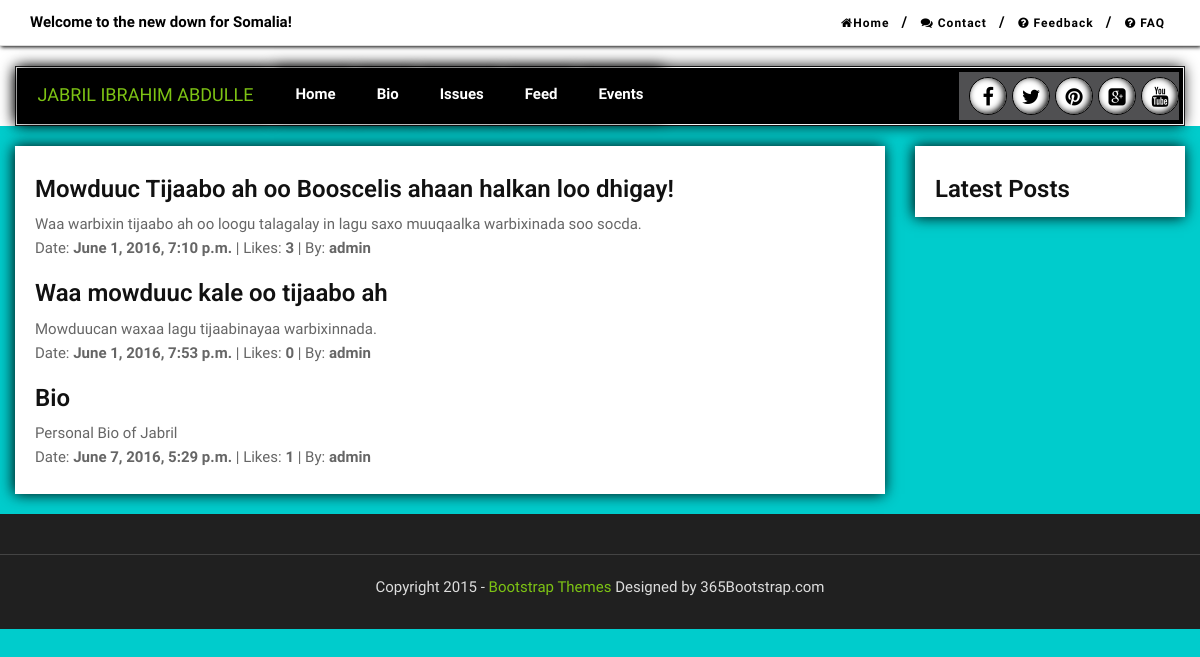
Before: /feed with the older database file.
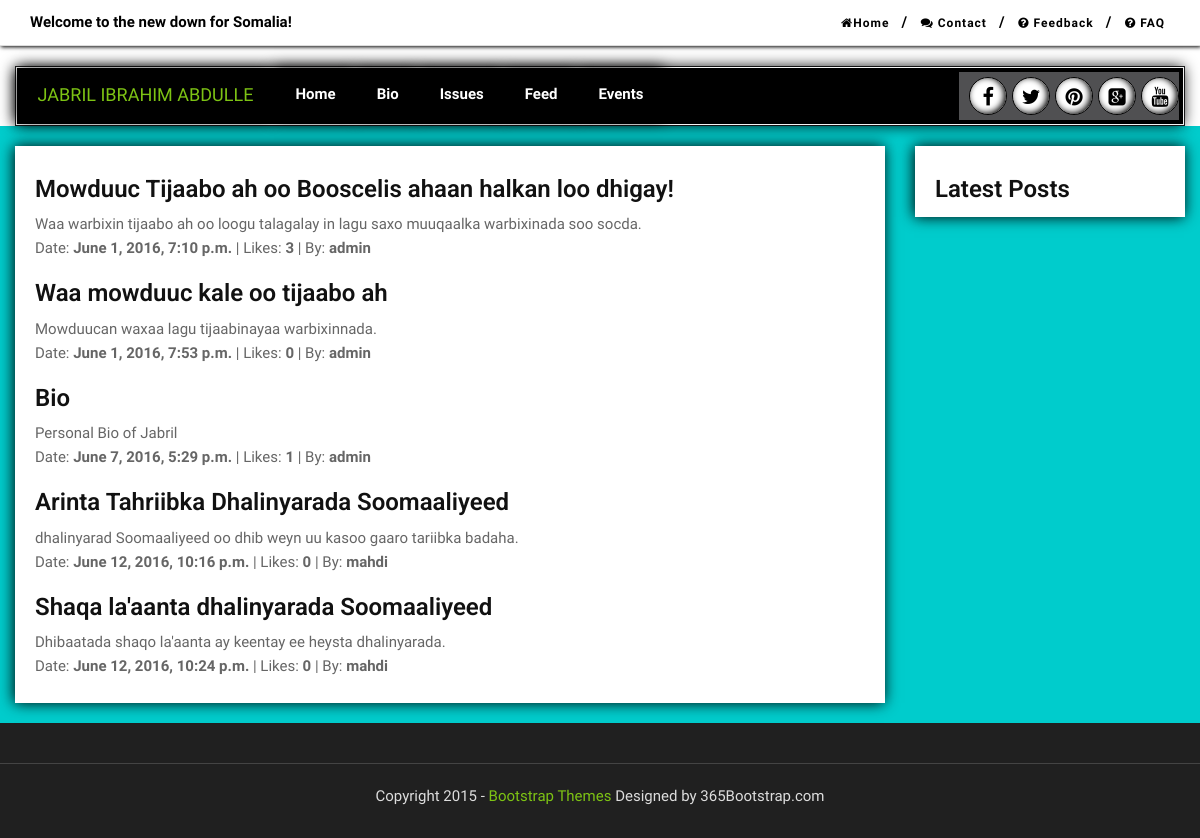
After: the same page with the newer database file.
### campaign/models.py (models this page shows, shortened)
class Post(models.Model):
    title = models.CharField(max_length=200)
    description = models.CharField(max_length=350)
    video = models.ForeignKey(Video,blank=True, default=None)
    content = models.TextField()
    date_added = models.DateTimeField(default=timezone.now)
    last_updated = models.DateTimeField(default=timezone.now)
    published_date = models.DateTimeField(default=timezone.now)
    likes = models.IntegerField(default=0)
    dislikes = models.IntegerField(default=0)
    category = models.ForeignKey(Category, blank=False)
    author = models.ForeignKey(User, blank=False)
    featured_image = models.ForeignKey(Image, blank=True)
    view_counter = models.IntegerField(default=0)

### campaign/views.py (the view)
# urls.py: url(r'^feed$', views.feed, name='feed'),
def feed(request):
    posts = Post.objects.all()
    return render(request, 'campaign/partials/feeds.html',{"posts":posts, "post":{"pk":0}})

### campaign/templates/campaign/partials/feeds.html (shortened to what this page needs)
{% extends 'campaign/layout.html' %}
{% load markdown_deux_tags %}
{% block content %}
<div id="page-content" class="index-page container">
  <div class="row">
    <div id="main-content">
      <div id="column-one" class="col-md-9">
        <div class="box wrap-vid shadowed">
          {% for post in posts %}
            <h5>{{post.title}}</h5>
            <p>
              {{post.description|slice:"0:100:"}}<br/>
              Date: <strong>{{post.published_date}}</strong> | Likes: <strong>{{post.likes}}</strong> | By: <strong>{{post.author}}</strong>
            </p>
          {% endfor %}
        </div>
      </div>
      <div id="column-two" class="col-md-3">
        <div class="box wrap-vid shadowed">
          <h5>Latest Posts</h5>
        </div>
      </div>
    </div>
  </div>
</div>
{% endblock %}

### campaign/templates/campaign/layout.html (shortened to what this page needs)
{% load staticfiles %}
<!DOCTYPE html>
<html lang="en">
<head>
    <link rel="stylesheet" href="{% static 'campaign/css/bootstrap.min.css' %}"  type="text/css">
    <link href="{% static 'campaign/owl-carousel/owl.carousel.css' %}" rel="stylesheet">
    <link href="{% static 'campaign/owl-carousel/owl.theme.css' %}" rel="stylesheet">
    <link rel="stylesheet" href="{% static 'campaign/css/style.css' %}">
	 <link href="{% static 'campaign/css/bootstrap-datetimepicker.min.css' %}" rel="stylesheet" media="screen">
    <link rel="stylesheet" href="{% static 'campaign/font-awesome-4.4.0/css/font-awesome.min.css' %}"  type="text/css">
</head>
<body>
<header>
	{% include "campaign/partials/header.html" %}
</header>
  {% block content %}{% endblock %}
	<footer>
		<div class="wrap-footer">
		</div>
		<div class="copy-right">
			<p>Copyright 2015 - <a href="http://www.365bootstrap.com" target="_blank" rel="nofollow">Bootstrap Themes</a> Designed by 365Bootstrap.com</p>
		</div>
	</footer>
</body>
</html>

### campaign/templates/campaign/partials/header.html (shortened to what this page needs)
{% load staticfiles %}
{% block header %}
<nav id="top">
  <div class="container">
    <div class="row">
      <div class="col-md-6">
        <strong>Welcome to the new down for Somalia!</strong>
      </div>
      <div class="col-md-6">
        <ul class="list-inline top-link link">
          <li><a href="/"><i class="fa fa-home"></i>Home</a></li>
          <li><a href="/contact"><i class="fa fa-comments"></i> Contact</a></li>
          <li><a href="/feedback"><i class="fa fa-question-circle"></i> Feedback</a></li>
          <li><a href="/faq"><i class="fa fa-question-circle"></i> FAQ</a></li>
        </ul>
      </div>
    </div>
  </div>
</nav>
  <nav id="menu" class="navbar container">
  <div class="navbar-header">
    <a class="navbar-brand" href="/">
      <div class="logo"><span>Jabril Ibrahim Abdulle</span></div>
    </a>
  </div>
  <div class="collapse navbar-collapse navbar-ex1-collapse">
    <ul class="nav navbar-nav">
      <li><a href="/">Home</a></li>
      <li><a href="/bio">Bio</a></li>
      <li><a href="/issues">Issues</a></li>
      <li><a href="/feed">Feed</a></li>
      <li><a href="/events">Events</a></li>
    </ul>
    <ul class="list-inline navbar-right top-social">
      <li><a href="{{my.facebook}}"><i class="fa fa-facebook"></i></a></li>
      <li><a href="{{my.twitter}}"><i class="fa fa-twitter"></i></a></li>
      <li><a href="{{my.pinterest}}"><i class="fa fa-pinterest"></i></a></li>
      <li><a href="{{my.googleplus}}"><i class="fa fa-google-plus-square"></i></a></li>
      <li><a href="{{my.youtube}}"><i class="fa fa-youtube"></i></a></li>
    </ul>
  </div>
</nav>
{% endblock %}

### campaign/static/campaign/css/style.css (style rules this page uses)
body { height: 100%; margin: 0;font-family: 'Ek Mukta', sans-serif;color: #666;background:#00CCCC; font-size: 15px;line-height: 1.6em;font-weight: 400; }
html, body { width:100%; padding:0; margin:0; }
html { -webkit-text-size-adjust: none; }
h5 { font-size: 24px; }
h1,h2,h3,h4,h5,h6 { font-family: 'Roboto', sans-serif;font-weight: 600;color: #111; }
p { margin: 0 0 20px; }
a { color: #7DC314; -webkit-transition: all .2s ease-in-out; -moz-transition: all .2s ease-in-out; transition: all .2s ease-in-out; }
#top { background: #fff;padding: 10px 0 0; color: #000;border-bottom: 1px solid #ddd; }
#top a { color: #000; }
#top { box-shadow: 1px 1px 4px black; }
.link { text-align:right }
.link a { display:inline-block;text-decoration:none;font-size:12px;font-weight:bold;letter-spacing:1px }
.link li:after { content:'/';margin: 0 0 0 12px;display:inline-block;font-weight: bold; }
.link li:last-child:after { content:'';margin-right:0px;margin-left:0;display:none }
#menu { background-color: #252628;border-radius: 0; }
#menu .navbar-brand { margin: .2em;padding: 14px 18px;background-color: #000000;height: auto;text-transform: uppercase; }
#menu .navbar-collapse { padding:0; }
#menu ul.nav li a { font-weight: bold;color: #fff;border-radius: 5px;padding: 14px 19px; }
#menu .top-social { background-color:#505052;padding: 5px;font-size: 20px; text-align: center; }
#menu ul.top-social { margin: .2em; }
#menu ul.top-social li { height: 38px; width: 38px; }
#menu ul.top-social a i { color: #000;line-height: 1.9;height: 38px; width: 38px;border-radius: 50%;background-color: white; box-shadow: inset -2px -1px 6px black; border: 1px groove #000; }
@media (min-width: 768px) { #menu.navbar { padding: 0;height: auto;margin-top: 20px; } }
header { background: #fff; }
#page-content { padding: 0; }
#page-content.index-page, #page-content.single-page, #page-content.archive-page { margin-top: 20px; }
.box { background-color: #fff;padding: 20px 20px 10px; }
.box:last-child { padding: 20px 20px 5px; }
.box:after, .box:before { clear: both; content: '\0020'; display: block; visibility: hidden; width: 0; height: 0; }
footer { background-color: #202020;margin-top: 20px;color: #ddd;padding: 20px 0 10px; }
footer .wrap-footer { border-bottom: 1px solid #444;padding-bottom: 20px; }
footer .copy-right { text-align: center;padding-top: 20px; }
.collapse, .navbar-collapse, .navbar-ex1-collapse { background: black;//#55BBCC; border: 1px groove whitesmoke; box-shadow: -1px 0 14px black; }
.featured, .container .navbar-brand, .nav li { //background: lightgray; box-shadow: -1px 0 14px black; //border: 1px groove white; padding: .1em; }
.navbar-brand { margin: .5em; }
.shadowed { box-shadow: -1px 0 14px black; }
ul .titles, li { list-style-type: none;padding-left: -1em;text-indent: 0; }
head-title #column-one, #column-two, #column-three { min-height: 22.1em; }

Changed rows visible on the page:
added Post: title "Arinta Tahriibka Dhalinyarada Soomaaliyeed", description "dhalinyarad Soomaaliyeed oo dhib weyn uu kasoo gaaro tariibka badaha.", published_date "June 12, 2016, 10:16 p.m.", likes "0", author "mahdi"
added Post: title "Shaqa la'aanta dhalinyarada Soomaaliyeed", description "Dhibaatada shaqo la'aanta ay keentay ee heysta dhalinyarada.", published_date "June 12, 2016, 10:24 p.m.", likes "0", author "mahdi"
